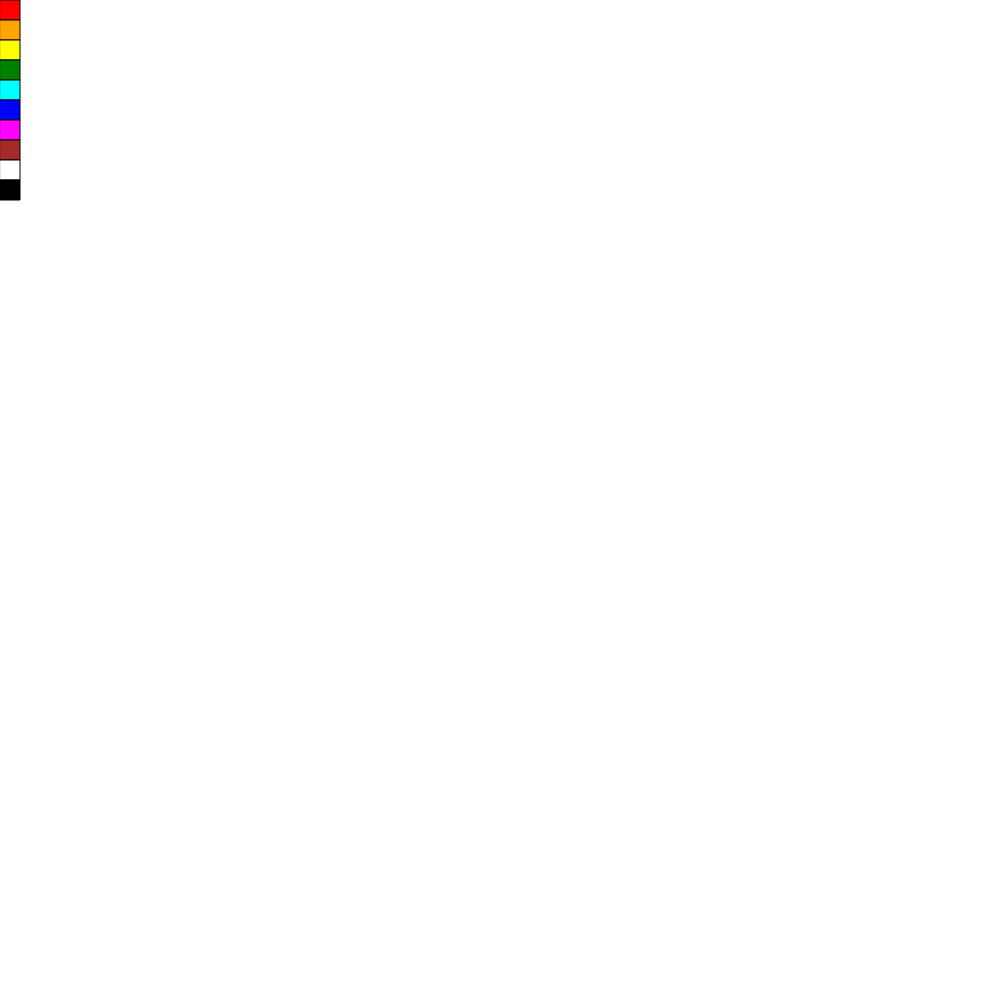
Frame 1 (no input)
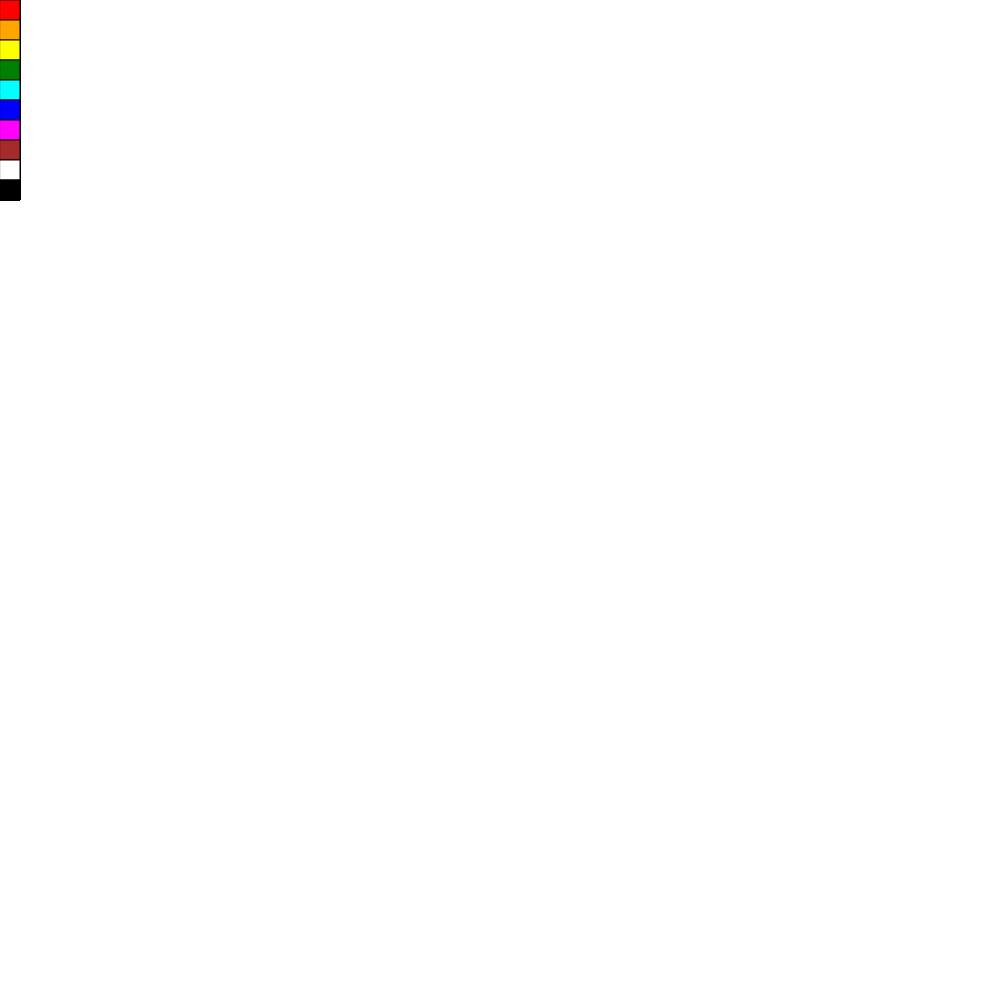
Frame 60 (no input)
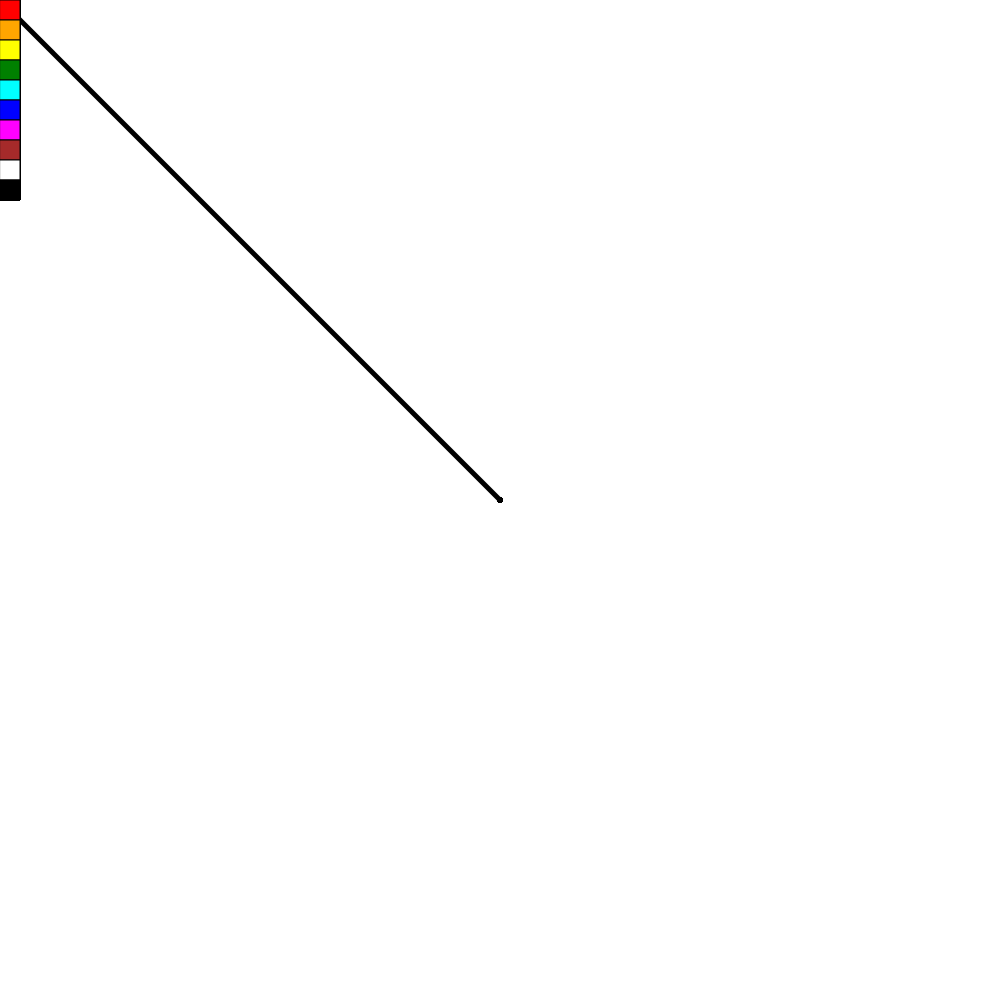
Frame 120 (the mouse pressed at the canvas centre since frame 60)

The p5.js sketch that drew these frames (run headless with seeded random() and noise() and a simulated clock; from frame 60 on, the mouse is pressed at the canvas centre):

// p5.js sketch
// ── sketch.js
let currentColor, red, orange, yellow, green, cyan, blue, magenta, brown, white, black;
//this is a test note
//Function to set up canvas with color boxes
function setup() {
	createCanvas(1000, 1000);
	background(255);
	currentColor = 0;
	red = new colorBox(0, "red");
	orange = new colorBox(20, "orange");
	yellow = new colorBox(40, "yellow");
	green = new colorBox(60, "green");
	cyan = new colorBox(80, "cyan");
	blue = new colorBox(100, "blue");
	magenta = new colorBox(120, "magenta");
	brown = new colorBox(140, "brown");
	white = new colorBox(160, "white");
	black = new colorBox(180, "black");
}

//Function to determine based on mouse position how to interact with the Program
function draw(){
	if(mouseIsPressed){
		if(mouseX > 21){ //Not selecting color, call drawing function to draw
			drawing();
		}//else we are selecting color, make boxes appear and choose
	}
	red.appear();
	//I don't know why, but it won't let me select colors unless I have
	//one single "onMousePressed" call... and it works for all colors
	red.onMousePressed();
	orange.appear();
	yellow.appear();
	green.appear();
	cyan.appear();
	blue.appear();
	magenta.appear();
	brown.appear();
	white.appear();
	black.appear();
}

//Building a class to define my colorBox objects, and position them
class colorBox{
	constructor(y, color){
		this.x = 0;
		this.y = y;
		this.w = 20;
		this.h = 20;
		this.color = color;
	}
	//Method in draw function to make boxes show up
	appear(){
		push();
		fill(this.color);
		rect(this.x,this.y,this.w,this.h);
		pop();
	}
	//Method in Draw function to determine what to do with mouse
	onMousePressed(){ //If mouse is in color selector zone, it won't draw
		if(mouseIsPressed){
			if(mouseX < 20){	//Selecting color based on Y position
				if(mouseY > 0 && mouseY < 20){currentColor = "red";}
				else if(mouseY > 20 && mouseY < 40){currentColor="orange";}
				else if(mouseY > 40 && mouseY < 60){currentColor="yellow";}
				else if(mouseY > 60 && mouseY < 80){currentColor="green";}
				else if(mouseY > 80 && mouseY < 100){currentColor="cyan";}
				else if(mouseY > 100 && mouseY < 120){currentColor="blue";}
				else if(mouseY > 120 && mouseY < 140){currentColor="magenta";}
				else if(mouseY > 140 && mouseY < 160){currentColor="brown";}
				else if(mouseY > 160 && mouseY < 180){currentColor="white";}
				else if(mouseY > 180 && mouseY < 200){currentColor="black";}
			}
		}
	}
}

//Function to draw, set pencil width, and to draw at mouse position.
function drawing(){
	push();
	stroke(currentColor);
	strokeWeight(5 );
	line(pmouseX,pmouseY,mouseX,mouseY);
	pop();
}
